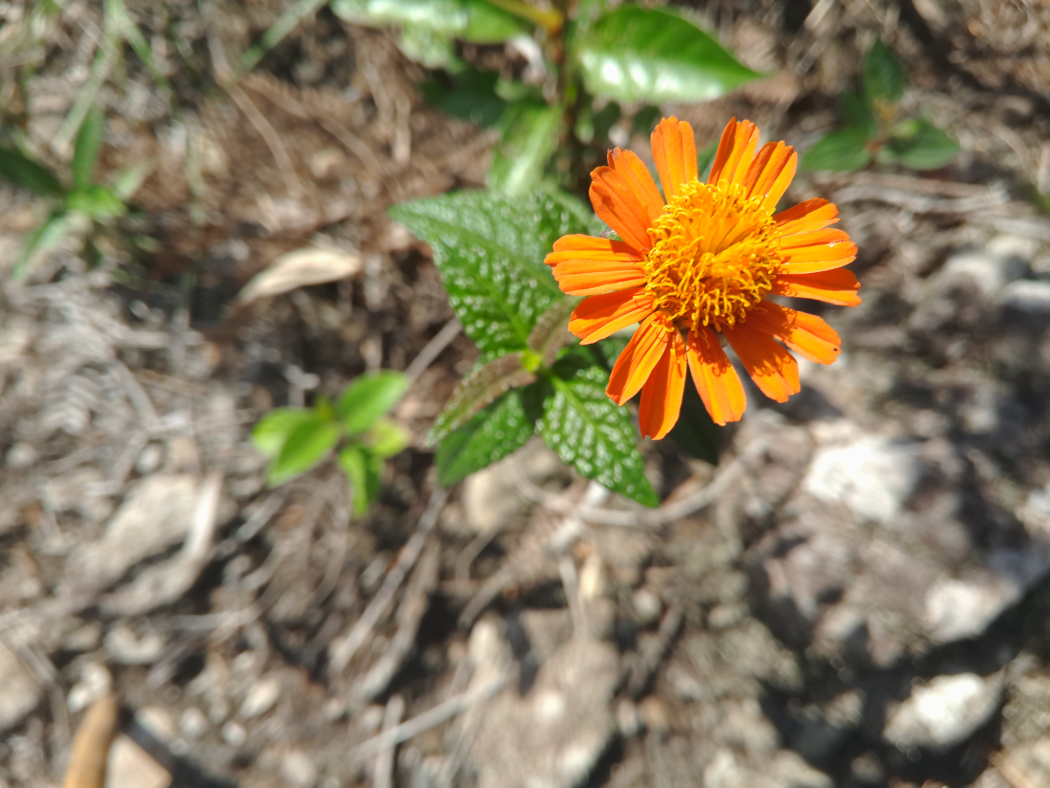
#> input picture P70301-102125.jpg, 5248 x 3936 px (shown at 1/5 size)
$ jupyter execute --allow-errors 'using sres.ipynb'   (shell and % lines are left out)
#> lines starting #> are read from the running program, lines starting #| are printed output that depends on the picture
### pytorch/sres.py
import os
import cv2
import torch
import numpy as np
from PIL import Image
from model import SuperRes
from torch import FloatTensor as FT
from torch.autograd import Variable
from torchvision import transforms

class SRES(object):
    def __init__(self, path='model_weights.pkl', n_gpu=0):
#> called with path = 'model_weights.pkl', n_gpu = 0
        self.path = path
        self.n_gpu = n_gpu
        self.load_net()
#> (the call stopped at in load_net, `self.net = SuperRes(self.n_gpu, 4)`: model is not available in this run)
        self.to_np = lambda x: np.transpose((x/2+0.5).clamp(0,1).numpy(), (1,2,0))


    def load_net(self):
        self.net = SuperRes(self.n_gpu, 4)
        if self.n_gpu > 0:
            self.net = self.net.cuda()

        data = torch.load(self.path)
        self.net.load_state_dict(data['model'])
        self.net.eval()

    # [17 lines left out: functions Var, apply_path, not called in this run]

    def apply_cv2(self, img):
        transform = transforms.Compose([transforms.ToTensor(),
                         transforms.Normalize((0.5, 0.5, 0.5), (0.5, 0.5, 0.5))])
        img = cv2.cvtColor(img, cv2.COLOR_BGR2RGB)
        img = self.Var(transform(img).unsqueeze_(0))
        img_out = self.net(img).data.cpu()
        img_out = self.to_np(img_out[0])
        img_out = cv2.cvtColor(img_out, cv2.COLOR_RGB2BGR)

        return img_out


### pytorch/using sres.ipynb
[cell 1]
import cv2
from sres import SRES
import matplotlib.pyplot as plt

super_res = SRES()

img = cv2.imread('../P70301-102125.jpg')
#> img is the input picture: shape (3936, 5248, 3); mean B, G, R 92.8, 123.2, 135.5
img = cv2.resize(img, (133,100))
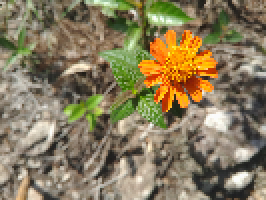
#> img: shape (100, 133, 3) (shown 2 times larger); mean B, G, R 92.8, 123.2, 135.5
plt.imshow(img)
plt.show()
#> (the rest of this cell did not finish here and is left out)
